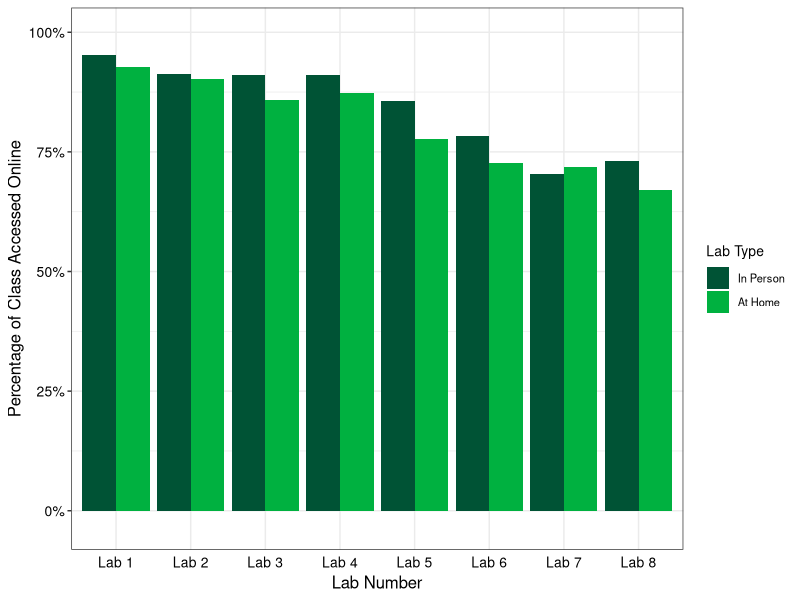
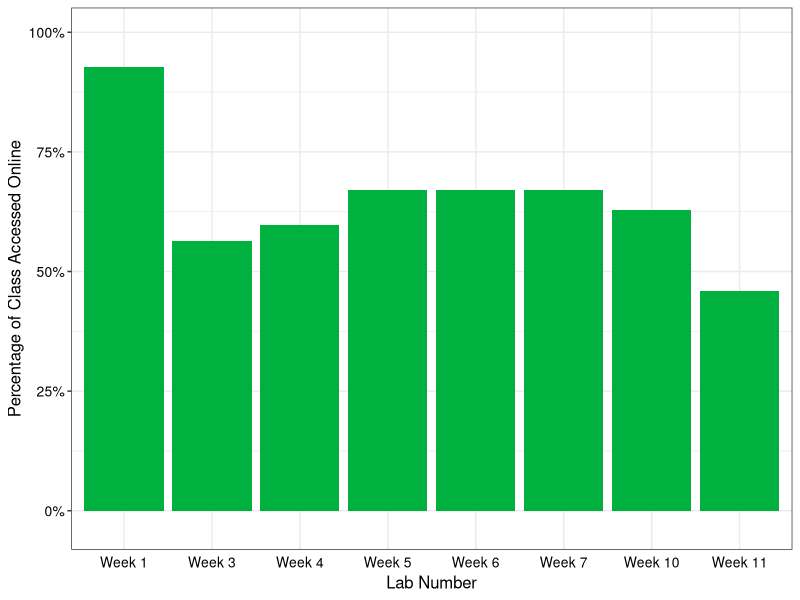

The R script that drew these images, in order:
## ---- chunk 1
#| include: false

library(ggplot2)
library(scales)

# https://developer.mozilla.org/en-US/docs/Web/CSS/background-size
## ---- chunk 2

# [![Click image for full-size](resources/images/blooms-taxonomy-verbs-feat.png.webp "Bloom's Taxonomy"){.no-lightbox}](#blooms-taxonomy-click-here-to-return)

# ([retrieved from Fractus Learning](https://www.fractuslearning.com/blooms-taxonomy-verbs-free-chart/))

## ---- chunk 3
#| echo: false
#| include: false
#| code-fold: 'show'
#| code-summary: "Show the code"

df <- read.csv("PS4033 - RESEARCH METHODS 20234 SEM2_StatisticsExport_2024-04-22T110444.csv")

discussion <- read.csv("ExportedData_2024-04-22T122347.csv")


df$percentage <- 
  df$UsersVisited/97

mean(df$percentage,na.rm = T)

table(df$Module)



at_home_lab_1 <- df[which(df$Module == "At Home Lab 1"),]
at_home_lab_2 <- df[which(df$Module == "At Home Lab 2"),]
at_home_lab_3 <- df[which(df$Module == "At Home Lab 3"),]
at_home_lab_4 <- df[which(df$Module == "At Home Lab 4"),]
at_home_lab_5 <- df[which(df$Module == "At Home Lab 5"),]
at_home_lab_6 <- df[which(df$Module == "At Home Lab 6"),]
at_home_lab_7 <- df[which(df$Module == "At Home Lab 7"),]
at_home_lab_8 <- df[which(df$Module == "At Home Lab 8"),]


lab_1 <- df[which(df$Module == "Lab 1"),]
lab_2 <- df[which(df$Module == "Lab 2"),]
lab_3 <- df[which(df$Module == "Lab 3"),]
lab_4 <- df[which(df$Module == "Lab 4"),]
lab_5 <- df[which(df$Module == "Lab 5"),]
lab_6 <- df[which(df$Module == "Lab 6"),]
lab_7 <- df[which(df$Module == "Lab 7"),]
lab_8 <- df[which(df$Module == "Lab 8"),]



mean(at_home_lab_1$percentage,na.rm = T)
mean(at_home_lab_2$percentage,na.rm = T)
mean(at_home_lab_3$percentage,na.rm = T)
mean(at_home_lab_4$percentage,na.rm = T)
mean(at_home_lab_5$percentage,na.rm = T)
mean(at_home_lab_6$percentage,na.rm = T)
mean(at_home_lab_7$percentage,na.rm = T)
mean(at_home_lab_8$percentage,na.rm = T)




mean(lab_1$percentage,na.rm = T)
mean(lab_2$percentage,na.rm = T)
mean(lab_3$percentage,na.rm = T)
mean(lab_4$percentage,na.rm = T)
mean(lab_5$percentage,na.rm = T)
mean(lab_6$percentage,na.rm = T)
mean(lab_7$percentage,na.rm = T)
mean(lab_8$percentage,na.rm = T)


sum(discussion$X.Read..including.own..==0)/97

table(discussion$X.Threads.)

sum(discussion$X.Threads. !=0)
sum(discussion$X.Threads. !=0)/97

heading <- c(""
  ,"Lab 1"
  ,"Lab 2"
  ,"Lab 3"
  ,"Lab 4"
  ,"Lab 5"
  ,"Lab 6"
  ,"Lab 7"
  ,"Lab 8")

in_person <- c(
  "In Person Labs"
  ,paste(round(mean(lab_1$percentage,na.rm = T)*100,digits=0),"%", sep = "")
  ,paste(round(mean(lab_2$percentage,na.rm = T)*100,digits=0),"%", sep = "")
  ,paste(round(mean(lab_3$percentage,na.rm = T)*100,digits=0),"%", sep = "")
  ,paste(round(mean(lab_4$percentage,na.rm = T)*100,digits=0),"%", sep = "")
  ,paste(round(mean(lab_5$percentage,na.rm = T)*100,digits=0),"%", sep = "")
  ,paste(round(mean(lab_6$percentage,na.rm = T)*100,digits=0),"%", sep = "")
  ,paste(round(mean(lab_7$percentage,na.rm = T)*100,digits=0),"%", sep = "")
  ,paste(round(mean(lab_8$percentage,na.rm = T)*100,digits=0),"%", sep = "")
)

at_home <- c(
  "At Home Labs"
  ,paste(round(mean(at_home_lab_1$percentage,na.rm = T)*100,digits=0),"%", sep = "")
  ,paste(round(mean(at_home_lab_2$percentage,na.rm = T)*100,digits=0),"%", sep = "")
  ,paste(round(mean(at_home_lab_3$percentage,na.rm = T)*100,digits=0),"%", sep = "")
  ,paste(round(mean(at_home_lab_4$percentage,na.rm = T)*100,digits=0),"%", sep = "")
  ,paste(round(mean(at_home_lab_5$percentage,na.rm = T)*100,digits=0),"%", sep = "")
  ,paste(round(mean(at_home_lab_6$percentage,na.rm = T)*100,digits=0),"%", sep = "")
  ,paste(round(mean(at_home_lab_7$percentage,na.rm = T)*100,digits=0),"%", sep = "")
  ,paste(round(mean(at_home_lab_8$percentage,na.rm = T)*100,digits=0),"%", sep = "")
)

stats <- rbind(heading,in_person,at_home)

rownames(stats)<-NULL

stats


## ---- chunk 4
#| include: false


df_labs1 <- 
  rbind(
    lab_1
    ,lab_2
    ,lab_3
    ,lab_4
    ,lab_5
    ,lab_6
    ,lab_7
    ,lab_8
  )
df_labs1$labtype <- rep("In Person Labs")


df_labs2 <- 
  rbind(
    at_home_lab_1
    ,at_home_lab_2
    ,at_home_lab_3
    ,at_home_lab_4
    ,at_home_lab_5
    ,at_home_lab_6
    ,at_home_lab_7
    ,at_home_lab_8
  )
df_labs2$labtype <- rep("At Home Labs")


# df_labs <- 
#   rbind(
#     lab_1
#     ,lab_2
#     ,lab_3
#     ,lab_4
#     ,lab_5
#     ,lab_6
#     ,lab_7
#     ,lab_8
#     ,at_home_lab_1
#     ,at_home_lab_2
#     ,at_home_lab_3
#     ,at_home_lab_4
#     ,at_home_lab_5
#     ,at_home_lab_6
#     ,at_home_lab_7
#     ,at_home_lab_8
#   )





df_labs <- rbind(df_labs1,df_labs2)




heading1 <- c(
  "Lab 1"
  ,"Lab 2"
  ,"Lab 3"
  ,"Lab 4"
  ,"Lab 5"
  ,"Lab 6"
  ,"Lab 7"
  ,"Lab 8")

in_person1 <- c(
   mean(lab_1$percentage,na.rm = T)
  ,mean(lab_2$percentage,na.rm = T)
  ,mean(lab_3$percentage,na.rm = T)
  ,mean(lab_4$percentage,na.rm = T)
  ,mean(lab_5$percentage,na.rm = T)
  ,mean(lab_6$percentage,na.rm = T)
  ,mean(lab_7$percentage,na.rm = T)
  ,mean(lab_8$percentage,na.rm = T)
)

at_home1 <- c(
   mean(at_home_lab_1$percentage,na.rm = T)
  ,mean(at_home_lab_2$percentage,na.rm = T)
  ,mean(at_home_lab_3$percentage,na.rm = T)
  ,mean(at_home_lab_4$percentage,na.rm = T)
  ,mean(at_home_lab_5$percentage,na.rm = T)
  ,mean(at_home_lab_6$percentage,na.rm = T)
  ,mean(at_home_lab_7$percentage,na.rm = T)
  ,mean(at_home_lab_8$percentage,na.rm = T)
)


labtype <- c(rep("1In Person",8),rep("2At Home",8))
labnumber <- c(heading1,heading1)
stats1 <- c(in_person1,at_home1)

df_labs1 <- cbind.data.frame(labtype,labnumber,stats1)

## ---- chunk 5
#| label: fig-stats
#| include: true
#| fig-cap-location: "bottom"
#| fig-cap: Lab Engagement Statistics


ggplot(df_labs1, aes(labnumber, stats1, fill = factor(labtype,labels=c("In Person","At Home")
                                                      ))) +
  scale_y_continuous(limits = c(-.03,1),
                     labels = percent_format()
  )+
  geom_col(position = "dodge")+
  xlab("Lab Number") +
  ylab("Percentage of Class Accessed Online")+
  scale_fill_manual(values = c("#005335","#00B140"))+
  #scale_x_discrete(labels=c("Beckon", "Wave")) +
  #scale_fill_grey(start = .5, end = .8) +
  labs(fill="Lab Type")+
  theme_bw() +
  theme(plot.title=element_text(#amily="Times",
                                size=12
                                ),
        legend.text=element_text(#family="Times",
                                 size=8
                                 ),
          legend.title=element_text(#family="Times",
                                    size=10
                                    ),
          axis.text=element_text(#family="Times",
                                 colour = "black",
                                 size=10
                                 ),
          axis.ticks.x = element_blank(),
          axis.title=element_text(#family="Times",
                                  size=12
                                  ),
          strip.text=element_text(#family = "Times",
                                  size = 12
                                  ),
          strip.background = element_rect(fill = "white"),
          legend.position="right")

## ---- chunk 6
#| label: tbl-stats
#| include: true
#| tbl-cap-location: "bottom"
#| tbl-cap: Lab Engagement Statistics

knitr::kable(stats)

## ---- chunk 7
#| include: false


week_1 <- df[which(df$Module == "Week 1"),]
week_3 <- df[which(df$Module == "Week 3"),]
week_4 <- df[which(df$Module == "Week4"),]
week_5 <- df[which(df$Module == "Week 5"),]
week_6 <- df[which(df$Module == "Week 6"),]
week_7 <- df[which(df$Module == "Week 7"),]
week_10 <- df[which(df$Module == "Week 10"),]
week_11 <- df[which(df$Module == "Week 11"),]





at_home_lab_3 <- df[which(df$Module == "At Home Lab 3"),]
at_home_lab_4 <- df[which(df$Module == "At Home Lab 4"),]
at_home_lab_5 <- df[which(df$Module == "At Home Lab 5"),]
at_home_lab_6 <- df[which(df$Module == "At Home Lab 6"),]
at_home_lab_7 <- df[which(df$Module == "At Home Lab 7"),]
at_home_lab_8 <- df[which(df$Module == "At Home Lab 8"),]




lectures <- c(
  paste(round(mean(week_1$percentage,na.rm = T)*100,digits=0),"%", sep = "")
  ,paste(round(mean(week_3$percentage,na.rm = T)*100,digits=0),"%", sep = "")
  ,paste(round(mean(week_4$percentage,na.rm = T)*100,digits=0),"%", sep = "")
  ,paste(round(mean(week_5$percentage,na.rm = T)*100,digits=0),"%", sep = "")
  ,paste(round(mean(week_6$percentage,na.rm = T)*100,digits=0),"%", sep = "")
  ,paste(round(mean(week_7$percentage,na.rm = T)*100,digits=0),"%", sep = "")
  ,paste(round(mean(week_10$percentage,na.rm = T)*100,digits=0),"%", sep = "")
  ,paste(round(mean(week_11$percentage,na.rm = T)*100,digits=0),"%", sep = "")
)


lectures2 <- c(
   mean(week_1$percentage,na.rm = T)
  ,mean(week_3$percentage,na.rm = T)
  ,mean(week_4$percentage,na.rm = T)
  ,mean(week_5$percentage,na.rm = T)
  ,mean(week_6$percentage,na.rm = T)
  ,mean(week_7$percentage,na.rm = T)
  ,mean(week_10$percentage,na.rm = T)
  ,mean(week_11$percentage,na.rm = T)
)

df_lec <- 
  rbind(
     week_1
    ,week_3
    ,week_4
    ,week_5
    ,week_6
    ,week_7
    ,week_10
    ,week_11
  )






heading1 <- c(
   "1Week 1"
  ,"2Week 3"
  ,"3Week 4"
  ,"4Week 5"
  ,"5Week 6"
  ,"6Week 7"
  ,"7Week 10"
  ,"8Week 11")


heading2 <- c(
  "Week 1"
  ,"Week 3"
  ,"Week 4"
  ,"Week 5"
  ,"Week 6"
  ,"Week 7"
  ,"Week 10"
  ,"Week 11")



labtype <- c(rep("1In Person",8),rep("2At Home",8))
labnumber <- c(heading1,heading1)
#stats1 <- c(in_person1,at_home1)
lec_type <- rep("lecture",8)


df_lecs1 <- cbind.data.frame(heading1,lectures2,lec_type)


stats <- rbind(heading2,lectures)

rownames(stats)<-NULL

## ---- chunk 8
#| label: fig-lecture
#| include: true
#| fig-cap-location: "top"
#| fig-cap: Lecture Engagement Statistics

ggplot(df_lecs1, aes(heading1, lectures2,
                     fill = lec_type
                     )) +
  scale_y_continuous(limits = c(-.03,1),
                     labels = percent_format()
  )+
  geom_col(position = "dodge")+
  xlab("Lab Number") +
  ylab("Percentage of Class Accessed Online")+
  scale_x_discrete(labels=c(
   "Week 1"
  ,"Week 3"
  ,"Week 4"
  ,"Week 5"
  ,"Week 6"
  ,"Week 7"
  ,"Week 10"
  ,"Week 11")) +
  scale_fill_manual(values = c("#00B140"))+
  #scale_fill_grey(start = .5, end = .8) +
  #labs(fill="Lab Type")+
  theme_bw() +
  theme(plot.title=element_text(#amily="Times",
                                size=12
                                ),
        legend.text=element_text(#family="Times",
                                 size=8
                                 ),
          legend.title=element_text(#family="Times",
                                    size=10
                                    ),
          axis.text=element_text(#family="Times",
                                 colour = "black",
                                 size=10
                                 ),
          axis.ticks.x = element_blank(),
          axis.title=element_text(#family="Times",
                                  size=12
                                  ),
          strip.text=element_text(#family = "Times",
                                  size = 12
                                  ),
          strip.background = element_rect(fill = "white"),
          legend.position="none")

## ---- chunk 9
#| label: tbl-lecture
#| include: true
#| tbl-cap-location: "bottom"
#| tbl-cap: Lecture Engagement Statistics

knitr::kable(stats)

